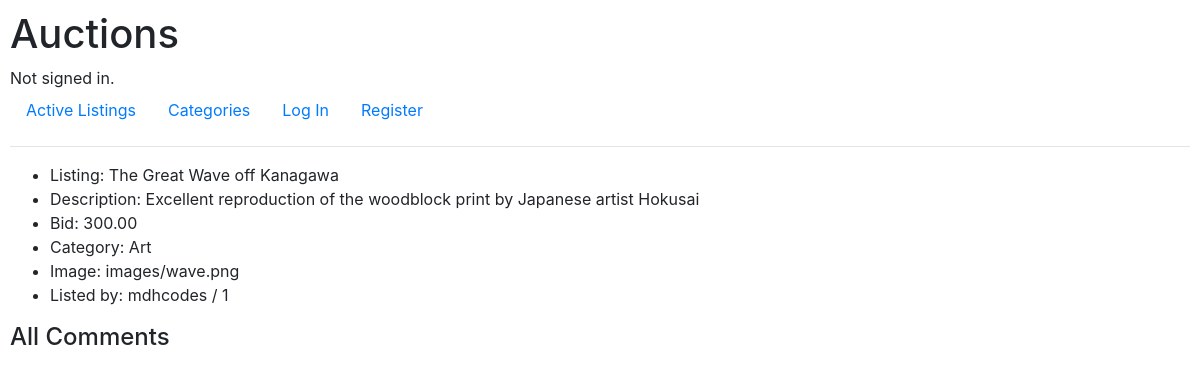
The page /listing/1 on the database as committed earlier.
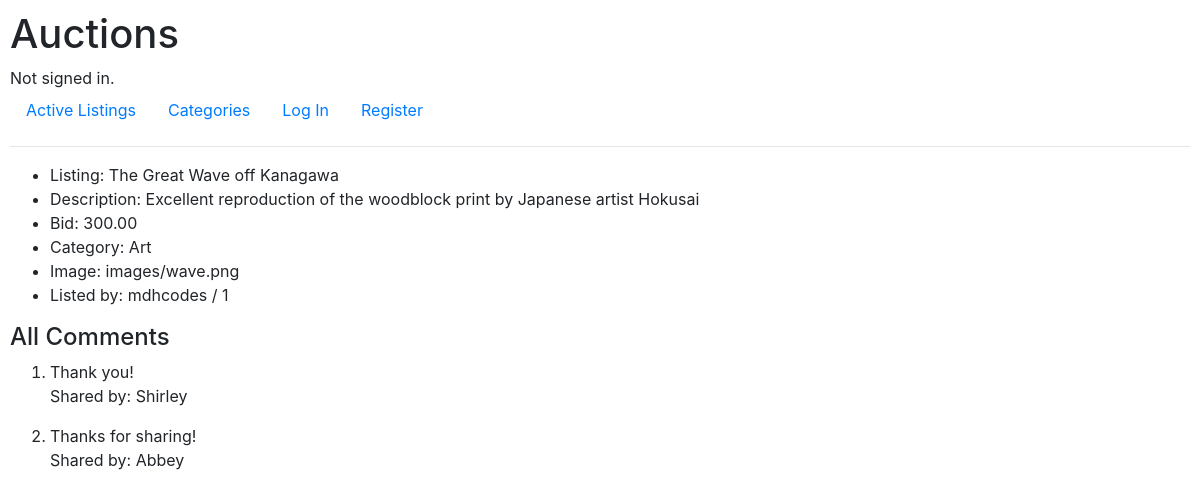
The same page on the database as committed later.
### auctions/models.py (models this page shows)
class Listing(models.Model):
    title = models.CharField(max_length=100)
    description = models.TextField()
    category = models.CharField(max_length=100, blank=True) # blank=True - field may be empty.)
    image = models.ImageField(upload_to="images/") # blank=True - field may be empty. # Image files are uploaded to the media/images directory through the admin account. However, image files are not uploaded (to this directory) from the user.
    bid = models.DecimalField(max_digits=19, decimal_places=2, validators=[MinValueValidator(Decimal("0.01"))]) #, default=00.00) # "Stores numbers up to one billion with a resolution of 4 decimal places."
    watchlist = models.ManyToManyField(User, blank=True, related_name="watch_list") # blank=True means a Listing can have no users watching it.
    is_open = models.BooleanField(default=True)
    createdBy = models.ForeignKey(User, on_delete=models.CASCADE, related_name="user") # If a user is deleted, all listings posted by that user are deleted as well.
    def __str__(self):
        return f"{self.title} / {self.category}"

class User(AbstractUser):
    pass # Pass = placeholder for future code. Python will do nothing when it sees the 'pass' statement.

class Comment(models.Model):
    comment = models.TextField()
    listing = models.ForeignKey(Listing, on_delete=models.CASCADE, related_name="listing_comment")
    author = models.ForeignKey(User, on_delete=models.CASCADE, related_name="user_comment")
    def __str__(self):
        return f"{self.author} / {self.listing}"

### auctions/views.py (the view)
# urls.py: path("listing/<int:id>", views.listing, name="listing"),
def listing(request, id):
    item_id = id
    listing_data = Listing.objects.filter(pk=item_id) #.values() # Returns iterable QuerySet with or without .values()
    user_name = request.user
    get_listing_data = Listing.objects.get(pk=item_id) # Retrieves a single Listing object - Returns title / category
    watchlist_data = get_listing_data.watchlist.all() # Returns QuerySet of users linked to the listing's watchlist.
    user_is_watching = user_name in watchlist_data
    last_bid = Listing.objects.values_list("bid", flat=True).get(pk=item_id) # Returns bid for specified item or listing.
    total_bids = len(Bid.objects.filter(listing_id=item_id)) # All bids on one listing.
    starting_bid = True if total_bids == 0 else False
    creator = user_name == get_listing_data.createdBy
    listing_is_open = get_listing_data.is_open
    highest_bid_amount = Listing.objects.values_list("bid", flat=True).get(pk=item_id)
    print("Highest Bid Amount:", highest_bid_amount)
    all_bids_for_item = Bid.objects.filter(listing_id=item_id)
    highest_bid = all_bids_for_item.get(bid=highest_bid_amount)
    print("Highest Bid:", highest_bid)
    highest_bidder_id = highest_bid.placedBy_id
    print("Highest Bidder ID:", highest_bidder_id)
    comment_form = CreateCommentForm()
    all_comments = Comment.objects.filter(listing=item_id)
    print("All Comments:", all_comments)
    context = {
        "listing_data": listing_data,
        "item_id": item_id,
        "user_is_watching": user_is_watching,
        "bid": last_bid,
        "total_bids": total_bids,
        "starting_bid": starting_bid,
        "creator": creator,
        "listing_is_open": listing_is_open,
        "highest_bidder_id": highest_bidder_id,
        "comment_form": comment_form,
        "all_comments": all_comments
    }
    return render(request, "auctions/listing.html", context)

### auctions/models.py (called while the page is built)
    def __str__(self):
        return f"{self.id} / {self.listing} / {self.bid}"

### auctions/templates/auctions/listing.html (shortened to what this page needs)
{% extends "auctions/layout.html" %}
{% block body %}
    <ul>
        {% for data in listing_data %}
            <li>Listing: {{ data.title }}</li>
            <li>Description: {{ data.description }}</li>
            <li>Bid: {{ data.bid }}</li>
            <li>Category: {{ data.category }}</li>
            <li>Image: {{ data.image }}</li>
            <li>Listed by: {{ data.createdBy }} / {{ data.createdBy_id }} </li>
        {% endfor %}
    </ul>
    <h4>All Comments</h4>
    <ol>
        {% for comment in all_comments %}
            <li>
                {{ comment.comment }}
                <p> Shared by: {{comment.author}} </p>
            </li>
        {% endfor %}
    </ol>
{% endblock %}

Rows that differ between the two databases and show on the page:
added Comment: comment "Thank you!", author "Shirley"
added Comment: comment "Thanks for sharing!", author "Abbey"
